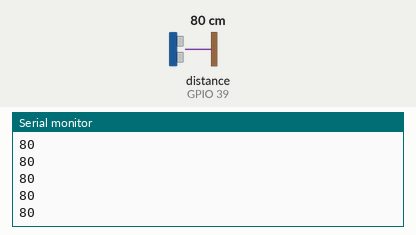
Recording of a sketch running on a simulated ESP32. Shown: the last lines printed to the serial monitor. Wiring (inferred from the names in the program): ultrasonic range finder: trigger GPIO 36; echo GPIO 39. Inputs (shaded band) come from the test bench; at power-on: distance to the obstacle (sensor on GPIO 39) 80 cm. The echo pulse lasts 58.3 µs per cm.

Above: at 1.2 s.
1.3 s: distance to the obstacle (sensor on GPIO 39) set to 2 cm
At 1.6 s:
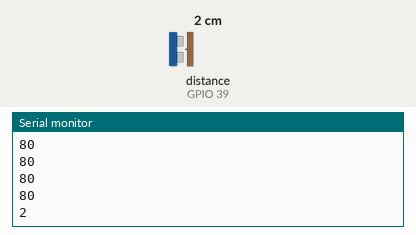
2.8 s: distance to the obstacle (sensor on GPIO 39) set to 4 cm
At 2.81 s:
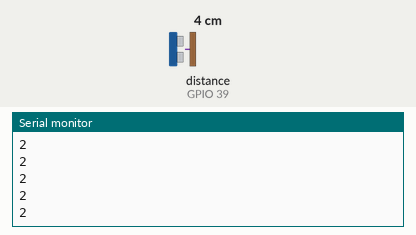
Timing chart, 0 to 5.8 s (numbered marks = the images above; inputs shaded):
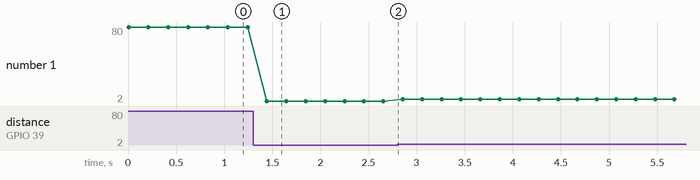

Measured:
- after the input at 1.3 s, the serial monitor: prints a new line after 0.14 s (image 1)
- plotted number 1: 80 → 2 after the input at 1.3 s, 2 → 4 after the input at 2.8 s

The sketch:

Medidor-ESP32-Capacitores-Arduino.ino
```cpp
int TRIG = 36;      // trigger en pin 10
int ECO = 39;      // echo en pin 9

int DURACION;
int DISTANCIA;

void setup()
{
  pinMode(TRIG, OUTPUT);  // trigger como salida
  pinMode(ECO, INPUT);    // echo como entrada
  Serial.begin(115200);     // inicializacion de comunicacion serial a 115200 bps

}

void loop()
{

  digitalWrite(TRIG, HIGH);     // generacion del pulso a enviar
  delay(1);                     // al pin conectado al trigger
  digitalWrite(TRIG, LOW);      // del sensor

  DURACION = pulseIn(ECO, HIGH);  // con funcion pulseIn se espera un pulso
                                  // alto en Echo
  DISTANCIA = DURACION / 58.2;    // distancia medida en centimetros
  Serial.println(DISTANCIA);    // envio de valor de distancia por monitor serial

  delay(200);       // demora entre datos

}
```
